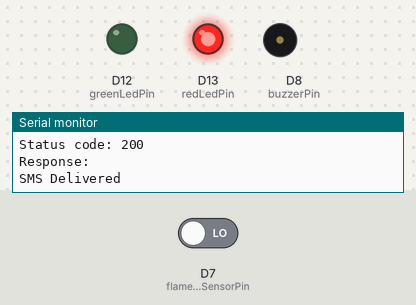
The sketch below on a simulated Arduino MKR. On the bench: output pins drawn as LEDs (lit = HIGH), buzzer (waves = sounding, pin HIGH), the last lines printed to the serial monitor. The test bench sets the inputs (shaded band); at power-on: D7 (flameDetectionSensorPin) LOW. WiFi joins after 1.5 s; servers stay silent unless stated; a WiFi scan finds three made-up networks; uploads are accepted with an empty reply.

Above: at 5.2 s.
5.3 s: D7 (flameDetectionSensorPin) driven HIGH
At 6.7 s:
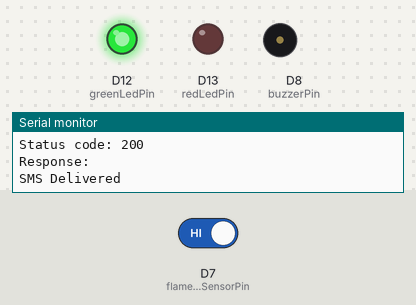
7.7 s: D7 (flameDetectionSensorPin) driven LOW
At 9.6 s:
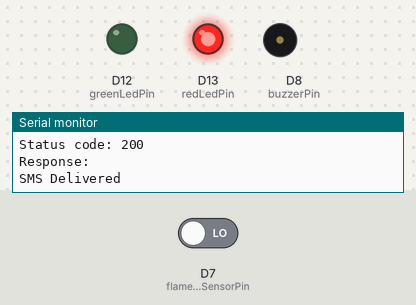
Timing chart, 0 to 11.1 s (numbered marks = the images above; inputs shaded):
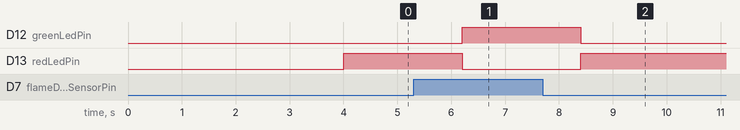

The sketch:

fireDetectionAlertSystem.ino
```cpp
#include "ArduinoSecrets.h"
#include "WiFiConnectionController.h"
#include "SmsController.h"

// arduino components pins
int flameDetectionSensorPin = 7;
int buzzerPin = 8;
int greenLedPin = 12;
int redLedPin = 13;

// fire detection readings
int flame = LOW;
bool fireDetected = false;

// runs only once at the start
void setup() {
  // define the sensor input
  pinMode(flameDetectionSensorPin, INPUT);

  // define the outputs
  pinMode(buzzerPin, OUTPUT);
  pinMode(redLedPin, OUTPUT);
  pinMode(greenLedPin, OUTPUT);

  // sets the data rate in bits per second
  Serial.begin(9600);

  //connects to WiFi
  connectToWiFi();
}

// runs infinitelly in a loop
void loop() {
  // checking for fire readings
  flame = digitalRead(flameDetectionSensorPin);

  // no fire detected
  if(flame != LOW) {
    Serial.println("No fire detected");
    digitalWrite(greenLedPin, HIGH);
    digitalWrite(redLedPin, LOW);
    digitalWrite(buzzerPin, LOW);

    // checking PREVIOUS reading, IF fire was detected send an SMS that it got extinguished
    if (fireDetected) {
      sendNoFireUpdateSMS();
    }
    fireDetected = false;
  }

  // fire detected
  if(flame != HIGH) {
    Serial.println("Fire detected");
    digitalWrite(greenLedPin, LOW);
    digitalWrite(redLedPin, HIGH);
//    digitalWrite(buzzerPin, HIGH);

    // checking PREVIOUS reading, IF there was no fire send an SMS alert that there it is now detected
    if (!fireDetected) {
      sendFireAlertSMS();
    }
    fireDetected = true;
  }

  delay(1000);
}
```

ArduinoSecrets.h
```cpp
#define WIFI_SSID ""
#define WIFI_PASS ""
#define API_SERVER ""
#define API_USER ""
#define API_PASS ""
#define SMS_SENDER ""
#define SMS_RECIPIENT ""
```

SmsController.h
```cpp
#include <ArduinoHttpClient.h>

// infobip api
char apiServer[] = API_SERVER;
int apiServerPort = 443;
String apiUser = API_USER;
String apiCredentials = API_PASS;
String apiSmsEndpoint = "/sms/1/text";
String apiSmsEndpointQueryParamBase = apiSmsEndpoint + "/query?username=" + apiUser + "&password=" + apiCredentials;

// sms delivery
String smsSender = SMS_SENDER;
String smsRecipient = SMS_RECIPIENT;

void sendSms(String from, String to, String textMessage) {
  HttpClient httpClient = HttpClient(wifiClient, apiServer, apiServerPort);
  httpClient.beginRequest();
  httpClient.get(apiSmsEndpointQueryParamBase + "&from=" + from + "&to=" + to + "&text=" + textMessage);
  httpClient.beginBody();
  httpClient.endRequest();

  int statusCode = httpClient.responseStatusCode();
  String response = httpClient.responseBody();

  Serial.println("Sending SMS...");
  Serial.println("Status code: " + String(statusCode));
  Serial.println("Response: " + response);

  if (statusCode == 200) {
    Serial.println("SMS Delivered");
  }
}

void sendFireAlertSMS() {
  sendSms(smsSender, smsRecipient, "Arduino%20detected%20fire!!!");
}

void sendNoFireUpdateSMS() {
  sendSms(smsSender, smsRecipient, "There%20is%20no%20more%20fire%20around%20your%20Arduino%20setup.");
}
```

WiFiConnectionController.h
```cpp
#include <WiFiNINA.h>

// wifi connection
int wifiStatus = WL_IDLE_STATUS;
char wifiSsid[] = WIFI_SSID;
char wifiPass[] = WIFI_PASS;
WiFiSSLClient wifiClient;
bool wifiConnected = false;

void scanWiFiNetworks() {
  Serial.println("** Scan Networks **");
  byte numSsid = WiFi.scanNetworks();

  // print the network number and name for each network found:
  for (int scannedNetworkId = 0; scannedNetworkId<numSsid; scannedNetworkId++) {
    Serial.print(scannedNetworkId);
    Serial.print(") Network: ");
    Serial.println(WiFi.SSID(scannedNetworkId));

    if (WiFi.SSID(scannedNetworkId) == String(wifiSsid)) {
      Serial.println("This is the one we were looking for.");
      break;
    }
  }
}

void connectToWiFi() {
  scanWiFiNetworks();

  // attempt to connect to Wifi network:
  while (wifiStatus != WL_CONNECTED) {
    Serial.print("Attempting to connect to Personal Hotspot network, SSID: ");
    Serial.println(wifiSsid);
    wifiStatus = WiFi.begin(wifiSsid, wifiPass);

    delay(500);
  }

  Serial.println("You're connected to the network");
}

void disconnectWiFi() {
  WiFi.disconnect();
  Serial.println("You're disconnected from the network");
}
```

Measured:
- after the input at 5.3 s, D12 (greenLedPin): LOW → HIGH after 0.90 s; D13 (redLedPin): HIGH → LOW after 0.90 s
- after the input at 7.7 s, D12 (greenLedPin): HIGH → LOW after 0.70 s; D13 (redLedPin): LOW → HIGH after 0.70 s
